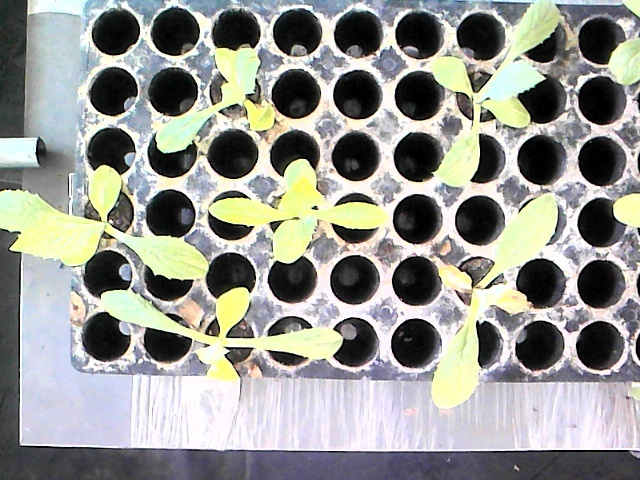
#> input picture pre_processing/img1.jpg, 640 x 480 px, found by its file name
$ python homomorphic_filter3.py
#> lines starting #> are read from the running program, lines starting #| are printed output that depends on the picture
#> further down, img_rgb1 is the input picture: shape (480, 640, 3); mean B, G, R 145.9, 151.3, 150.3
import cv2
import numpy as np
from numpy.fft import fft2,fftshift,ifft2,ifftshift
import matplotlib.pyplot as plt


# [13 lines left out: functions click_on_rgb, highpass_gaussian_kernel, not called in this run]

def highpass_butterworth_kernel(size0,size1,sl,sh,rc,n):
#> called with size0 = 480, size1 = 640, sl = 0.8, sh = 1.1, rc = 55, n = 1
    kernel = np.zeros((size0,size1))
    for i in range(size0):
        for j in range(size1):
            kernel[i,j] = sh + (sl-sh)/(1+2.415*(((((i-int(size0/2))**2 + (j-int(size1/2))**2)**0.5)/rc))**(2*n))
    return kernel

# [6 lines left out: function lowpass_gaussian_kernel, not called in this run]

def remap(src,min,max):
    # [5 lines of commented-out code are left out]
    output_img = np.clip(src, 0, 255)
    output_img = output_img.astype(np.uint8)
    output_img = cv2.equalizeHist(output_img)
    ##ADDED##
    #plot_histogram(output_img)
    return output_img

def homomorph_filter_N1(src,kernel):
    src = src.astype(np.float32)
    Ln_I = np.log(src + 1)
    I_fft = fft2(Ln_I)
    I_fft = fftshift(I_fft)
    #kernel = highpass_gaussian_kernel(I_fft.shape[0], I_fft.shape[1], sigma)
    I_filt_fft = I_fft * kernel
    I_filt_fft_uns = ifftshift(I_filt_fft)
    I_filtered = np.real(ifft2(I_filt_fft_uns))
    I_filtered = np.exp(I_filtered) - 1
    return I_filtered,np.min(I_filtered),np.max(I_filtered)

def homomorph_filter_N3(src,kernel):
    B, G, R = cv2.split(src)
    nB,minB,maxB = homomorph_filter_N1(B, kernel)
#> minB = -0.759; maxB = 134.2
    nG,minG,maxG = homomorph_filter_N1(G, kernel)
#> in homomorph_filter_N1 (call 2), `I_filtered = np.exp(I_filtered) - 1`:
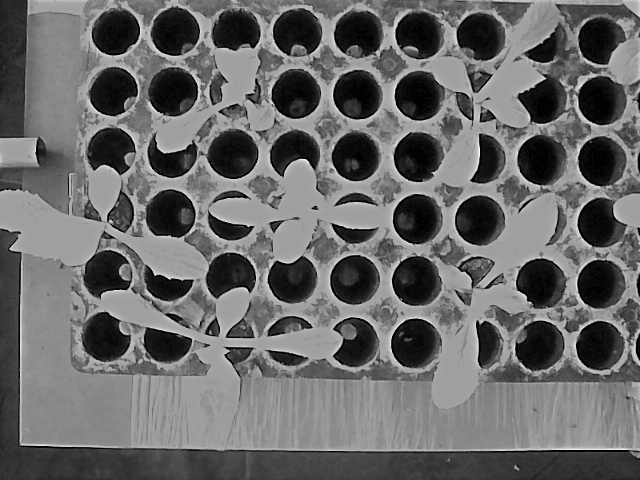
#> I_filtered: shape (480, 640) float64; min -0.76, max 133.5, mean 54.5; drawn with min black and max white
#> minG = -0.76; maxG = 133.5
    nR,minR,maxR = homomorph_filter_N1(R, kernel)
#> minR = -0.761; maxR = 137
    #plot_histogram(nR)
    max=np.max([maxB,maxG,maxR])
#> max = 137
    min=np.min([minB,minG,minR])
#> min = -0.761
    #nB=remap(nB,minB,maxB)
    #nG = remap(nG, minG, maxB)
    nB=  remap(nB, min, max)
    nG = remap(nG, min, max)
    nR = remap(nR, min, max)
    return cv2.merge((nB,nG,nR))
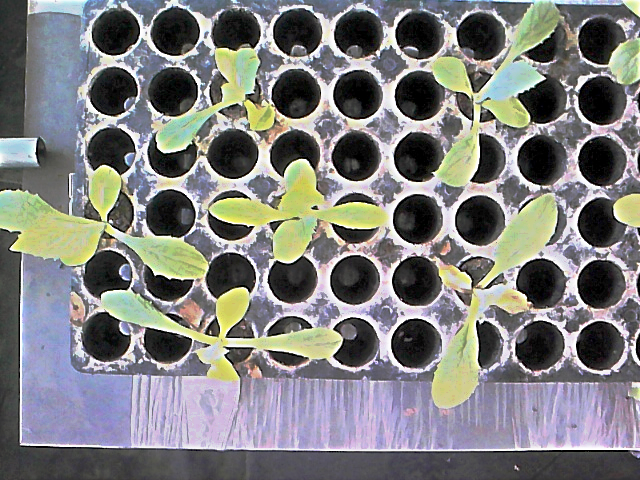
#> returned value: shape (480, 640, 3); mean of channels 0, 1, 2 126.3, 126.8, 126.7; drawn as B, G, R

# [23 lines left out: functions plot_kernel, plot_histogram, not called in this run]

def remove_noise(mask,thresh):
    noise_pts=[]
    new_mask=mask.copy()
    num_labels, labeled = cv2.connectedComponents(mask)
    for label in range(num_labels):
        binarized_coords = zip(*np.where(labeled==label))
        binarized_coords = list(binarized_coords)
        if len(binarized_coords)<thresh:
            noise_pts = noise_pts + binarized_coords
    for pnt in noise_pts:
        new_mask[pnt]=0
    return new_mask

def nothing(x):
    pass

cv2.namedWindow("filtered")

cv2.createTrackbar('H_min','filtered',0,180,nothing)
cv2.createTrackbar('S_min','filtered',0,255,nothing)
cv2.createTrackbar('V_min','filtered',0,255,nothing)
cv2.createTrackbar('H_max','filtered',0,180,nothing)
cv2.createTrackbar('S_max','filtered',0,255,nothing)
cv2.createTrackbar('V_max','filtered',0,255,nothing)


#cv2.setMouseCallback("filtered", click_on_rgb)

folder = "/home/amaranth/Desktop/TESIS/Tesis_paulo/database/class_b/"
image_name="b_1.jpeg"
img_rgb1 = cv2.imread("/home/amaranth/Desktop/TESIS/Tesis_paulo/pre_processing/img1.jpg",1)
#img_rgb1 = cv2.imread(folder+image_name,1)
kernel = highpass_butterworth_kernel(img_rgb1.shape[0],img_rgb1.shape[1],0.8,1.1,55,1)
#kernel = highpass_gaussian_kernel(img_rgb.shape[0],img_rgb.shape[1],40)
I_filtered = homomorph_filter_N3(img_rgb1,kernel)
I_filtered_HSV = cv2.cvtColor(I_filtered,cv2.COLOR_BGR2HSV)
#> I_filtered_HSV: shape (480, 640, 3); mean H, S, V 84.6, 42.4, 137.6

img_rgb2 = cv2.imread("/home/amaranth/Desktop/TESIS/Tesis_paulo/pre_processing/img2.jpg",1)
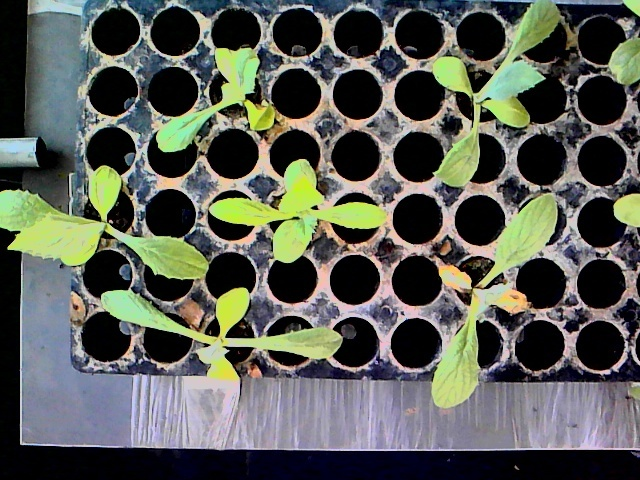
#> input picture pre_processing/img2.jpg, 640 x 480 px, found by its file name
#> img_rgb2 is the input picture: shape (480, 640, 3); mean B, G, R 85.5, 93, 89.7
kernel = highpass_butterworth_kernel(img_rgb2.shape[0],img_rgb2.shape[1],0.8,1.1,55,1)
#kernel = highpass_gaussian_kernel(img_rgb.shape[0],img_rgb.shape[1],40)
I_filtered2 = homomorph_filter_N3(img_rgb2,kernel)
#> in homomorph_filter_N3 (call 2), `B, G, R = cv2.split(src)`:
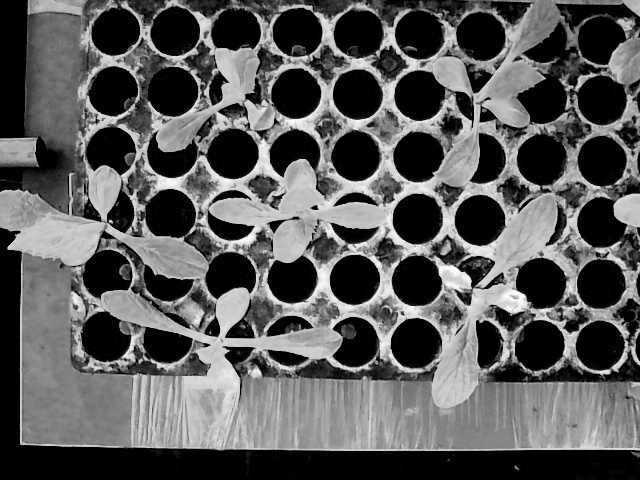
#> R: shape (480, 640); min 0, max 255, mean 89.7
#> in homomorph_filter_N3 (call 2), `nB,minB,maxB = homomorph_filter_N1(B, kernel)`: minB = -0.738; maxB = 161.7
#> in homomorph_filter_N3 (call 2), `nG,minG,maxG = homomorph_filter_N1(G, kernel)`: minG = -0.746; maxG = 202.5
#> in homomorph_filter_N1 (call 6), `Ln_I = np.log(src + 1)`:
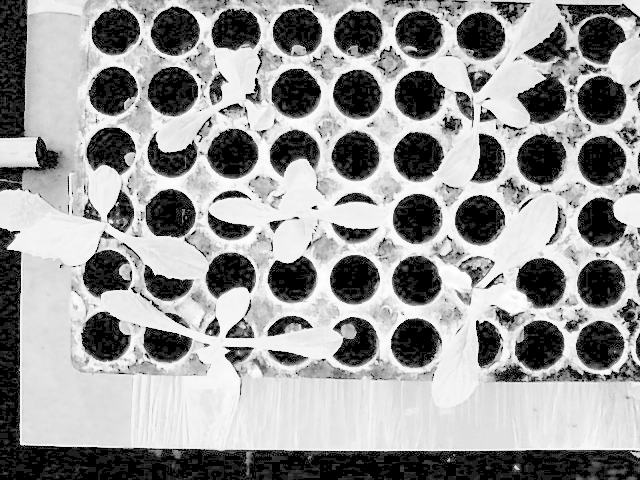
#> Ln_I: shape (480, 640) float32; min 0, max 5.55, mean 3.3; drawn with min black and max white
#> in homomorph_filter_N1 (call 6), `I_filtered = np.exp(I_filtered) - 1`:
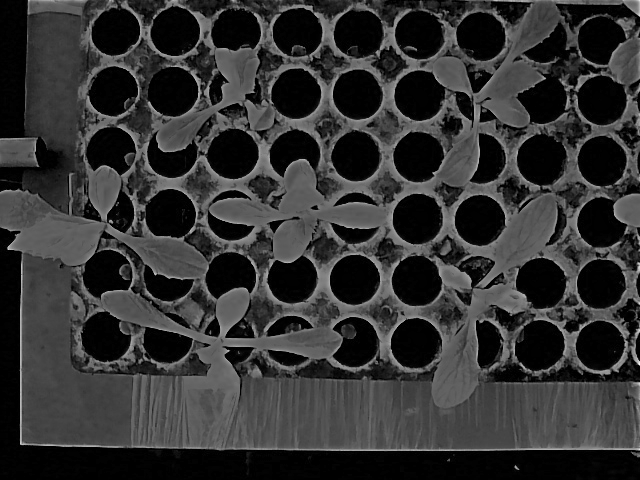
#> I_filtered: shape (480, 640) float64; min -0.751, max 183, mean 36.4; drawn with min black and max white
#> in homomorph_filter_N3 (call 2), `nR,minR,maxR = homomorph_filter_N1(R, kernel)`: minR = -0.751; maxR = 183
#> in homomorph_filter_N3 (call 2), `max=np.max([maxB,maxG,maxR])`: max = 202.5
#> in homomorph_filter_N3 (call 2), `min=np.min([minB,minG,minR])`: min = -0.751
#> in remap (call 5), `output_img = np.clip(src, 0, 255)`:
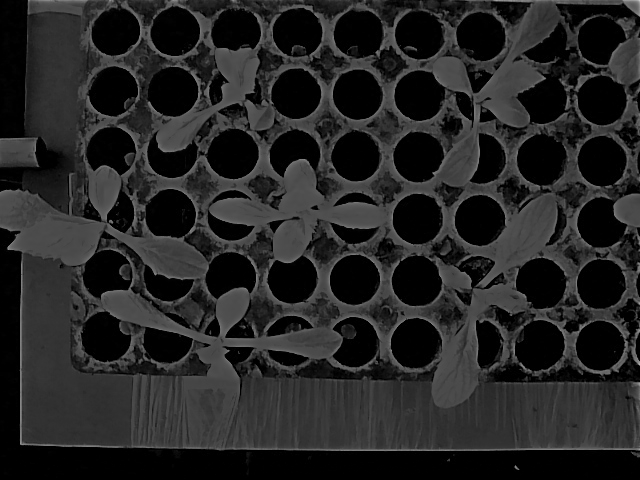
#> output_img: shape (480, 640) float64; min 0, max 202.5, mean 37.5
I_filtered_HSV2 = cv2.cvtColor(I_filtered2,cv2.COLOR_BGR2HSV)


# [8 lines of commented-out code are left out]
H=[27,100]
S=[50,255]
V=[32,255]
#img_contours = img_rgb.copy()

kernel_morph = cv2.getStructuringElement(cv2.MORPH_RECT,(2,2))
stacked_rgb = np.hstack((img_rgb1,img_rgb2))
while(1):
    #H=[cv2.getTrackbarPos("H_min","filtered"),cv2.getTrackbarPos("H_max","filtered")]
    #S=[cv2.getTrackbarPos("V_min","filtered"),cv2.getTrackbarPos("V_max","filtered")]
    #V=[cv2.getTrackbarPos("S_min","filtered"),cv2.getTrackbarPos("S_max","filtered")]

    stacked_HSV = np.hstack((I_filtered_HSV,I_filtered_HSV2))
    mask = cv2.inRange(stacked_HSV ,np.array([H[0],S[0],V[0]]),np.array([H[1],S[1],V[1]]))
    mask = cv2.morphologyEx(mask,cv2.MORPH_CLOSE,kernel_morph,iterations=3)
    mask = remove_noise(mask,50)
#> in remove_noise, `num_labels, labeled = cv2.connectedComponents(mask)`: num_labels = 1160
#> the loop in remove_noise, `for label in range(num_labels):` made 1160 passes
#> binarized_coords on passes 8, 11, 12, 13, 14, 15, 22, 31, 36, 41, 48, 49: [(0, 185), (1, 185), (2, 185), (3, 185)], [(0, 269), (1, 269), (2, 269), (3, 269)], [(0, 284), (1, 284), (2, 284), (3, 284)], [(0, 289), (1, 289), (2, 289), (3, 289)], [(0, 302), (1, 302), (2, 302), (3, 302)], [(0, 354), (1, 354), (2, 354), (3, 354)], [(0, 491), (1, 491), (2, 491), (3, 491)], [(0, 847), (1, 847), (2, 847), (3, 847)], [(0, 959), (1, 959), (2, 959), (3, 959)], [(0, 1046), (1, 1046), (2, 1046), (3, 1046)], [(5, 130)], [(4, 466), (4, 467), (4, 468)]
#> after the loop in remove_noise, `for label in range(num_labels):`: noise_pts = 4817 pairs, first value 0 to 476, second value 0 to 1279
#> the loop in remove_noise, `for pnt in noise_pts:` made 4817 passes
#> pnt on passes 1 to 3: (0, 8), (0, 9), (1, 8)
    #mask = cv2.morphologyEx(mask, cv2.MORPH_DILATE, kernel_morph, iterations=3)
    img_segmented = cv2.bitwise_and(stacked_rgb,stacked_rgb,mask=mask)
    # [4 lines of commented-out code are left out]

    cv2.imshow("filtered",img_segmented)
    cv2.imshow("original",stacked_rgb)
    #cv2.imshow("segmented",img_contours)
    k = cv2.waitKey(1)
#> (key Esc is pressed here)
    #cv2.destroyAllWindows()
